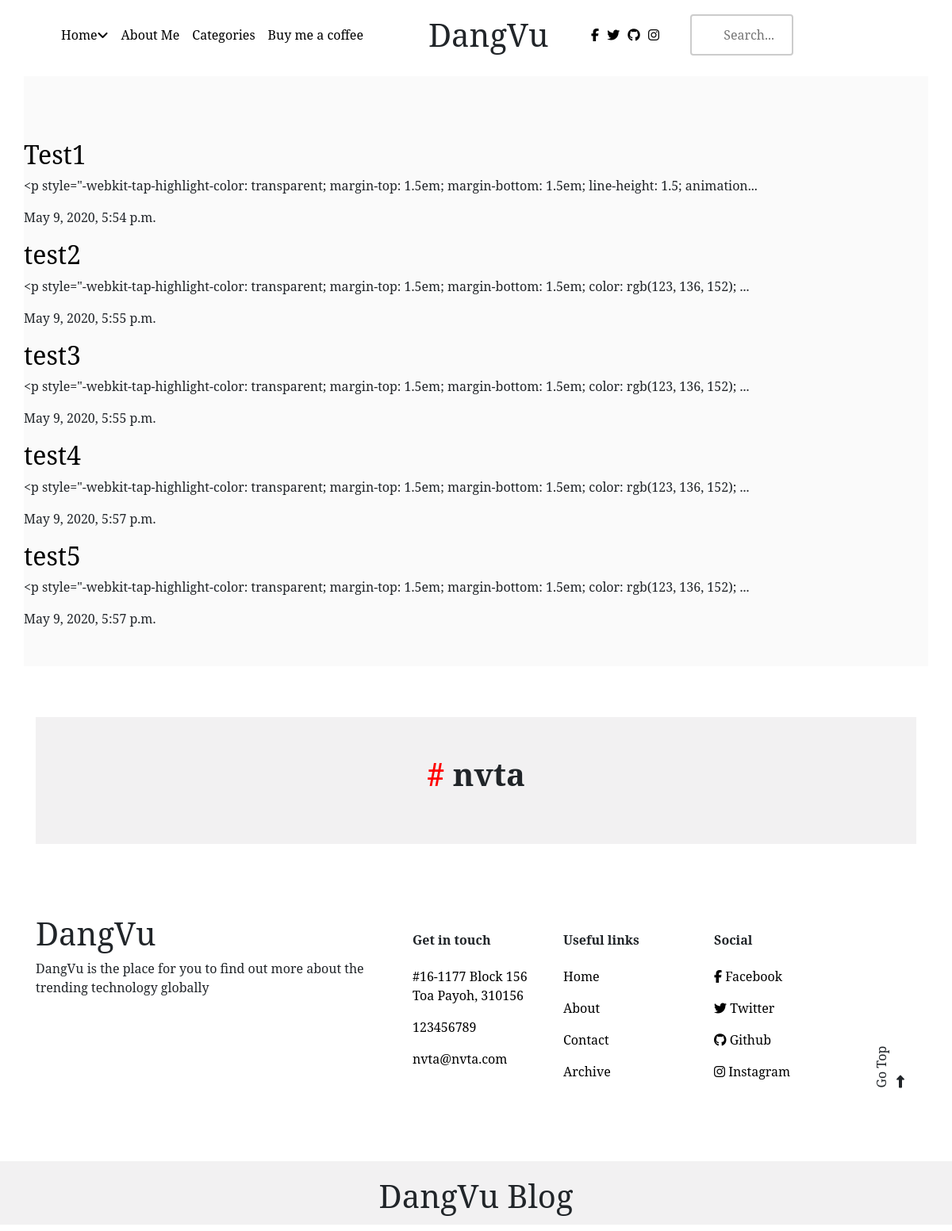
/articles, run on an earlier commit of the app's database.
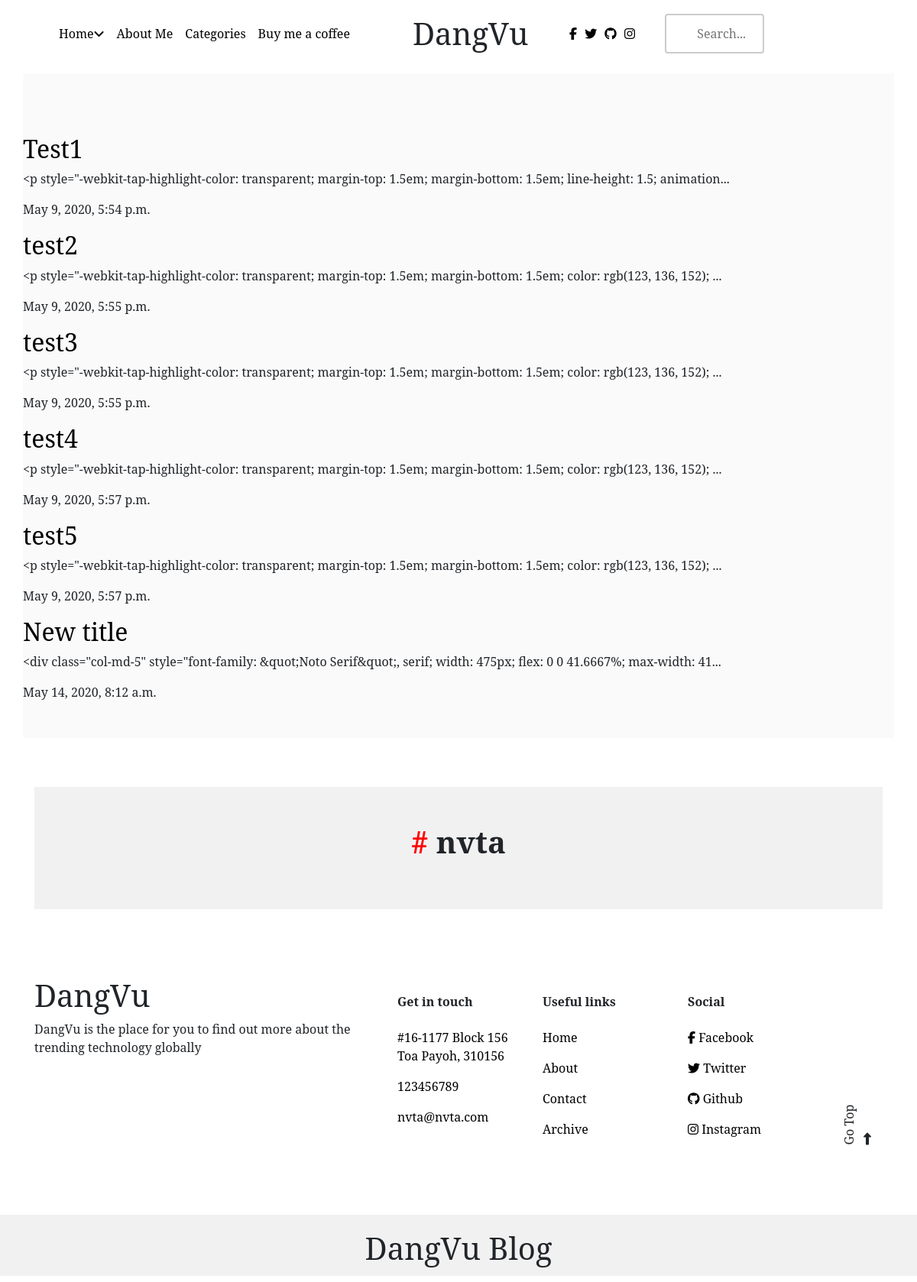
And on a later commit of the database.
### articles/models.py (models this page shows, shortened)
class Article(models.Model):
    TAGGIT_CASE_INSENSITIVE = True
    title = models.CharField(max_length=200)
    slug = models.SlugField()
    body = models.TextField()
    date = models.DateTimeField(auto_now_add= True)
    thumb = models.ImageField(default='default.jpg', blank=True)
    category = models.ForeignKey(Category, null=True, blank=True, on_delete= models.SET_NULL)
    tags = TaggableManager()
    hit_count_generic = GenericRelation(HitCount, object_id_field='object_pk',related_query_name='hit_count_generic_relation')
    def snippet(self):
        return self.body[0:120] + "..."

### articles/views.py (the view)
# urls.py: path('articles', views.article_list, name='list'),
def article_list(request):
    articles = Article.objects.all().order_by("date")
    paginator = Paginator(articles, 10)
    page = request.GET.get('page')
    try:
        articles = paginator.page(page)
    except PageNotAnInteger:
        articles = paginator.page(1)
    except EmptyPage:
        articles = paginator.page(paginator.num_pages)
    return render(request,
                  'articles/article_list.html',
                  {'page': page,
                   'articles': articles})

### articles/templates/articles/article_list.html (shortened to what this page needs)
{% extends 'base_layout.html'%}
{% block content%}
	<section class="section-body container">
		<div class = "articles">
			{% for article in articles %}
				<div class="article">
					<h2><a href="/articles/{{article.slug }}">{{article.title }}</a></h2>
					<p>{{ article.snippet }}</p>
						<p>{{ article.date }}</p>
				</div>
			{% endfor %}
		</div>
	</section>
{% endblock%}

### templates/base_layout.html (shortened to what this page needs)
{% load static from staticfiles%}
<!DOCTYPE html>
<html>
<head>
	<link rel="stylesheet" type="text/css" href="https://stackpath.bootstrapcdn.com/bootstrap/4.4.1/css/bootstrap.min.css">
	<link rel="stylesheet" type="text/css" href="{% static 'newIndex.css'%}">
</head>
<body>
	<section class="section-header">
		<header class="container page-header">
			<div class="row">
				<div class="col-md-5 page-header-navbar">
					<nav class="navbar">
						<div class="dropdown">
							<a href="/">Home<i class="fas fa-angle-down"></i></a>
						</div>
						<a href="/about_me">About Me</a>
						<a href="/categories">Categories</a>
						<a href="/donate">Buy me a coffee</a>
					</nav>
				</div>
				<div class="col-md-2 page-header-logo">
					<h1>DangVu</h1>
				</div>
				<div class="col-md-5 page-header-util">
					<nav class="navbar navbar2">
						<a href="#"><i class="fab fa-facebook-f"></i></a>
						<a href="#"><i class="fab fa-twitter"></i></a>
						<a href="#"><i class="fab fa-github"></i></a>
						<a href="#"><i class="fab fa-instagram"></i></a>
					</nav>
					<form class="searchform">
						<input type="text" name="search" placeholder="Search...">
					</form>
				</div>
			</div>
		</header>
	</section>
	{% block content%}
			{% endblock %}
	<section class="section-footer">
		<div class="page-footer-call container">
			<div class="call-wrapper">
				<h1><b style="color: red">#</b> <b>nvta</b></h1>
			</div>
		</div>
		<div class="page-footer-util container">
			<div class="util-wrapper">
				<div class="row">
					<div class="col-md-5">
						<div class="footer-util__logo-wrapper" style="margin-top: 20%">
							<h1>DangVu </h1>
							<p>DangVu  is the place for you to find out more about the trending technology globally</p>
						</div>
					</div>
					<div class="col-md-2">
						<div class="footer-util__logo-wrapper">
							<h2 class="wrapper-title">Get in touch</h2>
							<div class="wrapper-links">
								<ul class="link-list xs-get-intach">
									<li>
										<a href="#">#16-1177 Block 156 Toa Payoh, 310156</a>
									</li>
									<li>
										<a href="#">123456789</a>
									</li>
									<li>
										<a href="#">nvta@nvta.com</a>
									</li>
								</ul>
							</div>
						</div>
					</div>
					<div class="col-md-2">
						<div class="footer-util__logo-wrapper">
							<h2 class="wrapper-title">Useful links</h2>
							<div class="wrapper-links">
								<ul class="link-list xs-get-intach">
									<li>
										<a href="#">Home</a>
									</li>
									<li>
										<a href="#">About</a>
									</li>
									<li>
										<a href="#">Contact</a>
									</li>
									<li>
										<a href="#">Archive</a>
									</li>
								</ul>
							</div>
						</div>
					</div>
					<div class="col-md-2">
						<div class="footer-util__logo-wrapper">
							<h2 class="wrapper-title">Social</h2>
							<div class="wrapper-links">
								<ul class="link-list xs-get-intach">
									<li>
										<a href="#"><i class="fab fa-facebook-f"></i> Facebook</a>
									</li>
									<li>
										<a href="#"><i class="fab fa-twitter"></i> Twitter</a>
									</li>
									<li>
										<a href="#"><i class="fab fa-github"></i> Github</a>
									</li>
									<li>
										<a href="#"><i class="fab fa-instagram"></i> Instagram</a>
									</li>
								</ul>
							</div>
						</div>
					</div>
					<div class="col-md-1">
						<div class="gotop">
							<p>Go top <i class="fas fa-long-arrow-alt-right"></i></p>
						</div>
					</div>
				</div>
			</div>
		</div>
		<footer class="page-footer-copyright">
			<div class="copyright-wrapper">
				<h1>DangVu Blog</h1>
			</div>
		</footer>
	</section>
</body>
</html>

### assets/newIndex.css (style rules this page uses)
* { font-family: "Noto Serif", serif; }
a { color: black; }
.navbar { padding: 2em; }
.dropdown { position: relative; display: inline-block; }
.page-header-logo h1 { text-align: center; padding: 0.5em; }
input[type=text] { width: 130px; box-sizing: border-box; border: 2px solid #ccc; border-radius: 4px; font-size: 16px; background-color: white; padding: 12px 20px 12px 40px; -webkit-transition: width 0.4s ease-in-out; transition: width 0.4s ease-in-out; }
.navbar2, .searchform { display: inline-block; }
.navbar2 a { padding: 0 3px; }
.section-body { background-color: #FAFAFA; margin-bottom: 4em; padding: 5em 0 2em 0; }
.section-footer { bottom: 0; width: 100%; }
.call-wrapper { width: 100%; height: 10em; background-color: #f2f1f2; }
.call-wrapper h1, .call-wrapper p { text-align: center; padding-top: 1.2em; }
li::marker { content: ""; }
.wrapper-title { font-size: 1em; font-weight: bold; }
.link-list { padding: 0 }
.link-list li { padding: 1em 0 0 0; }
.util-wrapper { height: 25em; }
.footer-util__logo-wrapper { margin-top: 70%; }
.gotop { height: 100%; display: flex; align-items: flex-end; }
.gotop p { transform: rotate(-90deg); text-transform: capitalize; }
.copyright-wrapper { background-color: #f2f1f2; height: 5em; }
.copyright-wrapper h1 { text-align: center; margin: 0; padding: 0.5em; }

What changed in the data, as far as the page shows it:
added Article: title "New title", snippet "<div class=\"col-md-5\" style=\"font-family: &quot;Noto Serif&quot;, serif; width: 475px; flex: 0 0 41.6667%; max-width: 41...", date "May 14, 2020, 8:12 a.m."
